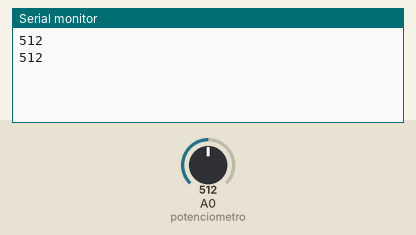
Simulated run of this sketch. Board: Arduino Uno, built with avr-gcc and run on an emulated ATmega328P. Parts: the last lines printed to the serial monitor. The inputs (shaded band) are chosen by the test bench; at power-on: A0 (potenciometro) = 512.

Above: at 1.8 s.
1.9 s: A0 (potenciometro) set to 716
At 2.8 s:
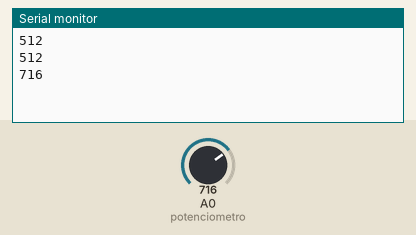
3.4 s: A0 (potenciometro) set to 900
At 4.4 s:
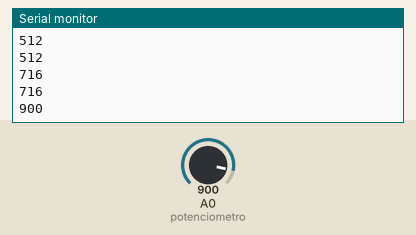
Timing chart, 0 to 6.4 s (numbered marks = the images above; inputs shaded):
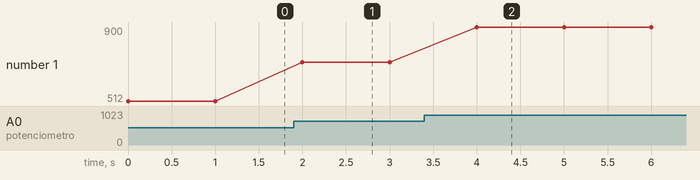

The sketch:

P_2_SendDataPotenciometer.ino
```cpp
int potenciometro = A0;

void setup() {
  // put your setup code here, to run once:
  Serial.begin(9600);
}

int valor;
void loop() {
  // put your main code here, to run repeatedly:
  valor = analogRead(potenciometro);

  //Serial.println("Valor ="+String(valor));
  Serial.println(valor);
  delay(1000);
}
```

Measured:
- after the input at 1.9 s, the serial monitor: prints a new line after 0.10 s (image 1)
- after the input at 3.4 s, the serial monitor: prints a new line after 0.60 s (image 2)
- plotted number 1: 512 → 716 after the input at 1.9 s, 716 → 900 after the input at 3.4 s
